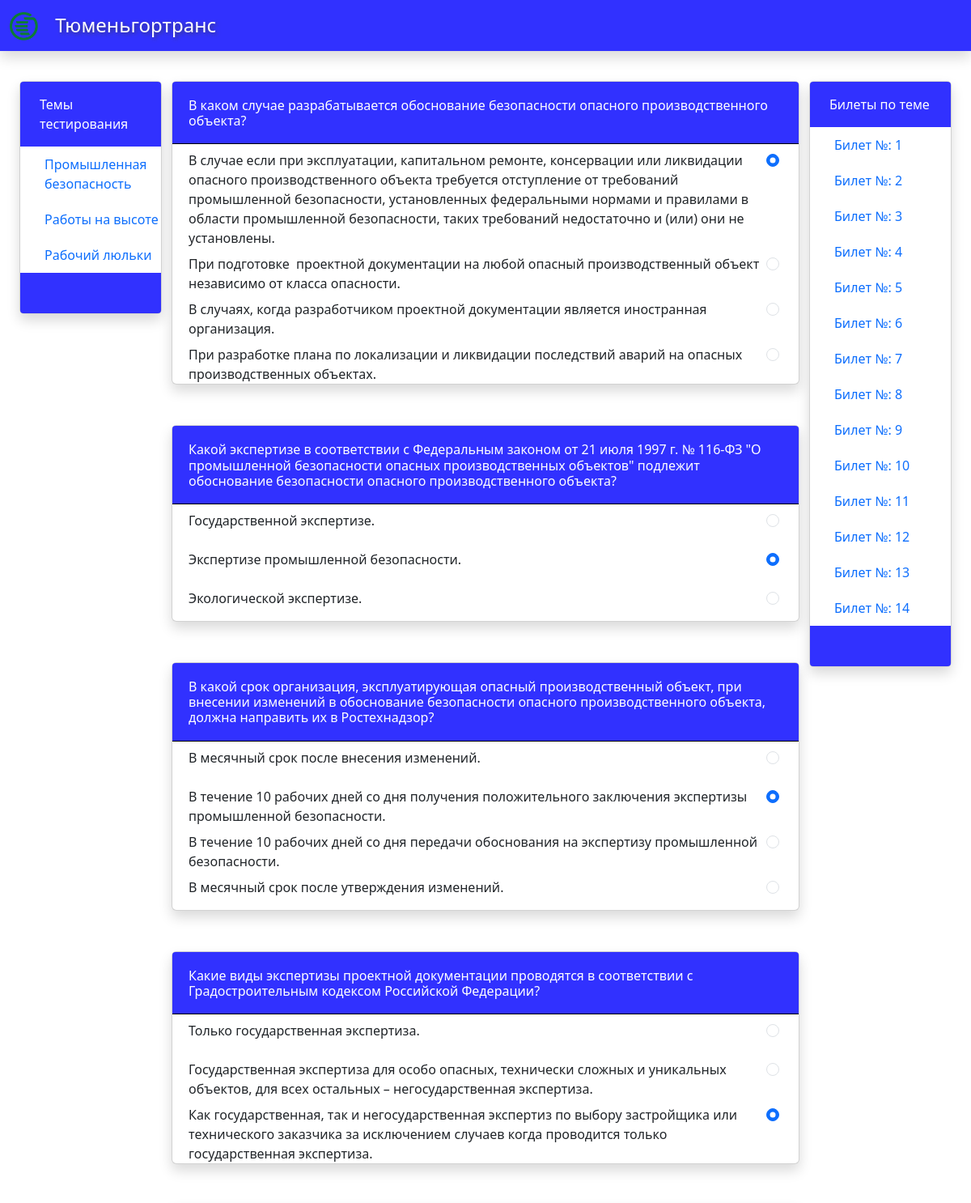
Page /tests/promyshlennaya-bezopasnost/2/ (upper part) on the committed database.
### core/models.py (models this page shows, shortened)
class Theme(models.Model):
    name = models.CharField(max_length=50, db_index=True, verbose_name='Тематика теста')
    slug = models.SlugField(max_length=60, db_index=True, null=True, blank=True, verbose_name='Слаг')
    class Meta:
        verbose_name = ('Тема')
        verbose_name_plural = ('Темы')
    def __str__(self):
        return self.name

class Question(models.Model):
    theme = models.ForeignKey('Theme', on_delete=models.CASCADE, null=True, blank=True, verbose_name='Тема вопроса')
    ticket = models.ForeignKey('Ticket', on_delete=models.CASCADE, null=True, blank=True, verbose_name='Билет')
    text = models.TextField(max_length=500, verbose_name='Вопрос')
    description = models.TextField(max_length=1000, null=True, blank=True, verbose_name='Пояснение к вопросу')
    multiselect = models.BooleanField(default=False, verbose_name='Несколько вариантов')
    class Meta:
        verbose_name = ('Вопрос')
        verbose_name_plural = ('Вопросы')

class Answer(models.Model):
    text = models.TextField(max_length=500, db_index=True)
    ques = models.ForeignKey(Question, on_delete=models.CASCADE, related_name='answers')
    correct = models.BooleanField(default=False)
    class Meta:
        verbose_name = ('Ответ')
        verbose_name_plural = ('Ответы')

class Ticket(models.Model):
    number = models.IntegerField(default=0, null=True, db_index=True, verbose_name='Билет')
    theme = models.ForeignKey('Theme', on_delete=models.CASCADE, related_name='theme')
    class Meta:
        verbose_name = ('Билет')
        verbose_name_plural = ('Билеты')

### core/views.py (the view)
# urls.py: path('<str:slug>/<int:number>/', views.ticket, name='ticket'),
def ticket(request, slug, number):
    themes = Theme.objects.all()
    tickets = Ticket.objects.filter(theme__slug=slug)
    questions = Question.objects.filter(theme__slug=slug).filter(ticket__number=number)
    answers = Answer.objects.filter(ques__ticket__number=number)
    data = {'themes': themes, 'tickets': tickets, 'questions': questions, 'answers': answers}
    if request.method == 'POST':
        return render(request, 'core/ticket.html', {'context': data})
    else:
        return render(request, 'core/ticket.html', {'context': data})

### templates/core/ticket.html (shortened to what this page needs)
{% extends 'core/main.html' %}
{% block right-aside %}
    <div class="card shadow me-4 aside">
        <div class="aside-title ps-4 pt-3 pb-3">
            Билеты по теме
        </div>
        {% for ticket in context.tickets %}
            <a class="theme-link" href='{% url "ticket" ticket.theme.slug ticket.number %}'>Билет №: {{ ticket.number }}</a>
        {% endfor %}
        <div class="aside-bottom ps-4 pt-3 pb-3">
        </div>
    </div>
{% endblock %}
{% block content %}
<div class="container">
    <div class="row">
        <ul class="list-group p-0 m-0">
            <form action="" method="post">
            {% for question in context.questions %}
            <div class="card question-card shadow">
                <div class="ticket-title"
                     data-bs-toggle="tooltip"
                     data-bs-placement="bottom"
                     title='{{ question.description }}'
                >
                    <h6>{{ question.text }}</h6>
                </div>
                <ul class="list">
                    {% for answer in context.answers %}
                        {% if question.id == answer.ques.id %}
                            <li class="pt-2 d-flex justify-content-between">
                                {{ answer.text }}
                                {% if not question.multiselect %}
                                    <p class="pe-4">
                                         <input class="form-check-input"
                                         type="radio"
                                         name="{{ question.pk }}"
                                         value="{{ answer.correct }}"
                                         {% if answer.correct %}checked{% endif %}>
                                    </p>
                                {% endif %}
                            </li>
                        {% endif %}
                    {% endfor %}
                </ul>
            </div>
            {% endfor %}
            </form>
        </ul>
    </div>
</div>
{% endblock %}

### templates/core/main.html (shortened to what this page needs)
{% extends 'base.html' %}
{% block left-aside %}
    <div class="card shadow ms-4 aside">
        <div class="aside-title ps-4 pt-3 pb-3">
            Темы тестирования
        </div>
        {% for theme in context.themes %}
            <a class="theme-link active" href='{% url "theme_choice" theme.slug %}'>{{ theme }}</a>
        {% endfor %}
        <div class="aside-bottom ps-4 pt-3 pb-3">
        </div>
    </div>
{% endblock %}

### static/css/styles.css (style rules this page uses)
body { padding-top: 100px; }
ul { list-style: none; padding: 0; }
li { padding-left: 20px; }
.ticket-title { background-color: rgba(0, 0, 255, 0.808); color: white; padding-left: 20px; padding-right: 20px; padding-bottom: 10px; padding-top: 20px; border-top-right-radius: 4px; border-top-left-radius: 4px; border-bottom: 1px solid black; }
.question-card { margin-bottom: 50px; }
.aside { position: sticky; top: 100px; }
.theme-link { text-decoration: none; padding-top: 10px; padding-bottom: 10px; padding-left: 30px; }
.aside-title { background-color: rgba(0, 0, 255, 0.808); color: white; border-top-right-radius: 4px; border-top-left-radius: 4px; }
.aside-bottom { background-color: rgba(0, 0, 255, 0.808); color: white; border-bottom-left-radius: 4px; border-bottom-right-radius: 4px; height: 50px; }

### rows in the picture
Theme: name "Промышленная безопасность"
Theme: name "Работы на высоте"
Theme: name "Рабочий люльки"
Question: text "В каком случае разрабатывается обоснование безопасности опасного производственного объекта?"
Answer: text "В случае если при эксплуатации, капитальном ремонте, консервации или ликвидации опасного производственного объекта требуется отступление от требований промышленной безопасности, установленных федеральными нормами и правилами в области промышленной безопасности, таких требований недостаточно и (или) они не установлены.", correct "☑"
Answer: text "При подготовке проектной документации на любой опасный производственный объект независимо от класса опасности."
Answer: text "В случаях, когда разработчиком проектной документации является иностранная организация."
Answer: text "При разработке плана по локализации и ликвидации последствий аварий на опасных производственных объектах."
Question: text "Какой экспертизе в соответствии с Федеральным законом от 21 июля 1997 г. № 116-ФЗ \"О промышленной безопасности опасных производственных объектов\" подлежит обоснование безопасности опасного производственного объекта?"
Answer: text "Государственной экспертизе."
Answer: text "Экспертизе промышленной безопасности.", correct "☑"
Answer: text "Экологической экспертизе."
Question: text "В какой срок организация, эксплуатирующая опасный производственный объект, при внесении изменений в обоснование безопасности опасного производственного объекта, должна направить их в Ростехнадзор?"
Answer: text "В месячный срок после внесения изменений."
Answer: text "В течение 10 рабочих дней со дня получения положительного заключения экспертизы промышленной безопасности.", correct "☑"
Answer: text "В течение 10 рабочих дней со дня передачи обоснования на экспертизу промышленной безопасности."
Answer: text "В месячный срок после утверждения изменений."
Question: text "Какие виды экспертизы проектной документации проводятся в соответствии с Градостроительным кодексом Российской Федерации?"
Answer: text "Только государственная экспертиза."
Answer: text "Государственная экспертиза для особо опасных, технически сложных и уникальных объектов, для всех остальных – негосударственная экспертиза."
Answer: text "Как государственная, так и негосударственная экспертиз по выбору застройщика или технического заказчика за исключением случаев когда проводится только государственная экспертиза.", correct "☑"
Ticket: number "1"
Ticket: number "2"
Ticket: number "3"
Ticket: number "4"
Ticket: number "5"
Ticket: number "6"
Ticket: number "7"
Ticket: number "8"
Ticket: number "9"
Ticket: number "10"
Ticket: number "11"
Ticket: number "12"
Ticket: number "13"
Ticket: number "14"
